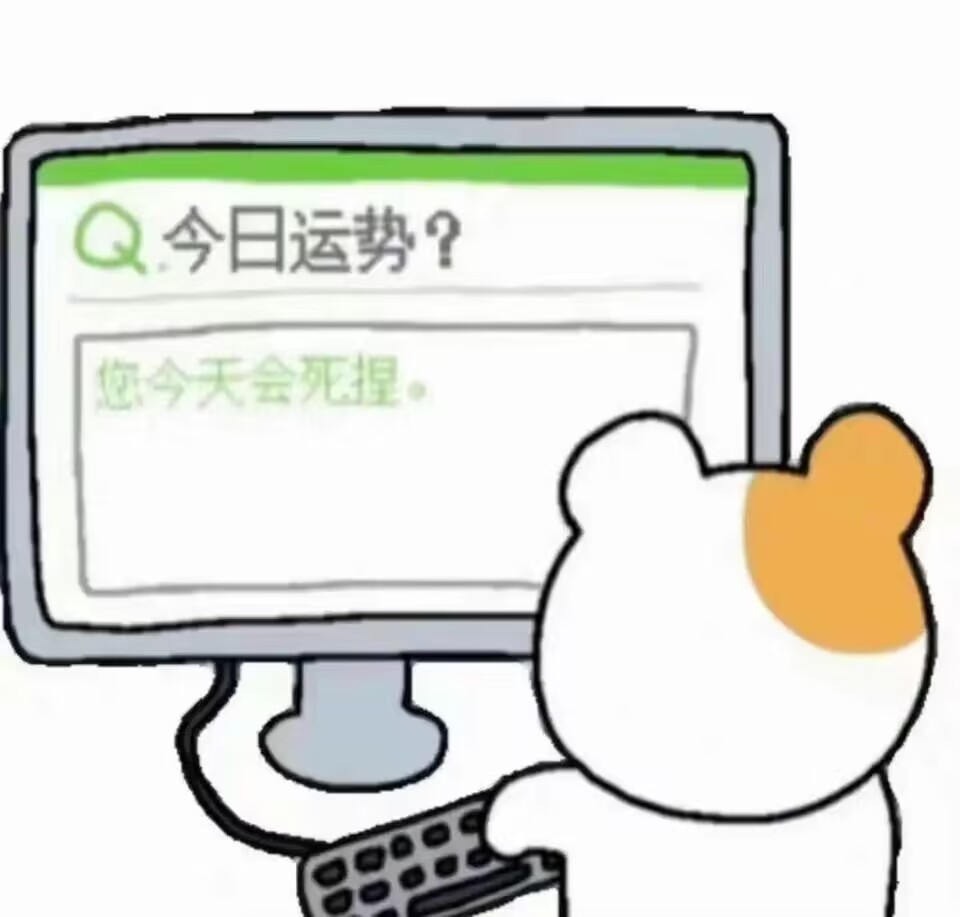
#> input picture test.jpg, 960 x 917 px
$ python two-point.py
#> lines starting #> are read from the running program, lines starting #| are printed output that depends on the picture; after the words box and inside, x2 and y2 are one past the last pixel; in counts of white or black regions, pixels touching at a corner belong together
#> `img = Image.open('test.jpg').convert('YCbCr')`: img: PIL image 960x917 YCbCr; mean of channels 0, 1, 2 219.1, 124.6, 127.9
#> (reads word.txt from the repository)
from scipy.fftpack import dct, idct

from PIL import Image
import numpy as np


#point selection
Point_1 = (6,5)
Point_2 = (5,4)
Point_3 = (5,2)

threshold = 55

_ = bytearray()
_.append(0)
special_char = _.decode("utf-8")

# implement 2D DCT
def dct2(a):
    return dct(dct(a.T, norm='ortho').T, norm='ortho')

# implement 2D IDCT
def idct2(a):
    return idct(idct(a.T, norm='ortho').T, norm='ortho')

# 编码函数
def encodeImg(img, secret_message, method = 'two-point'):

    # 将 JPEG 图像转换为 YCbCr 颜色空间
#> called with method = 'two-point'
    y, cb, cr = img.split()
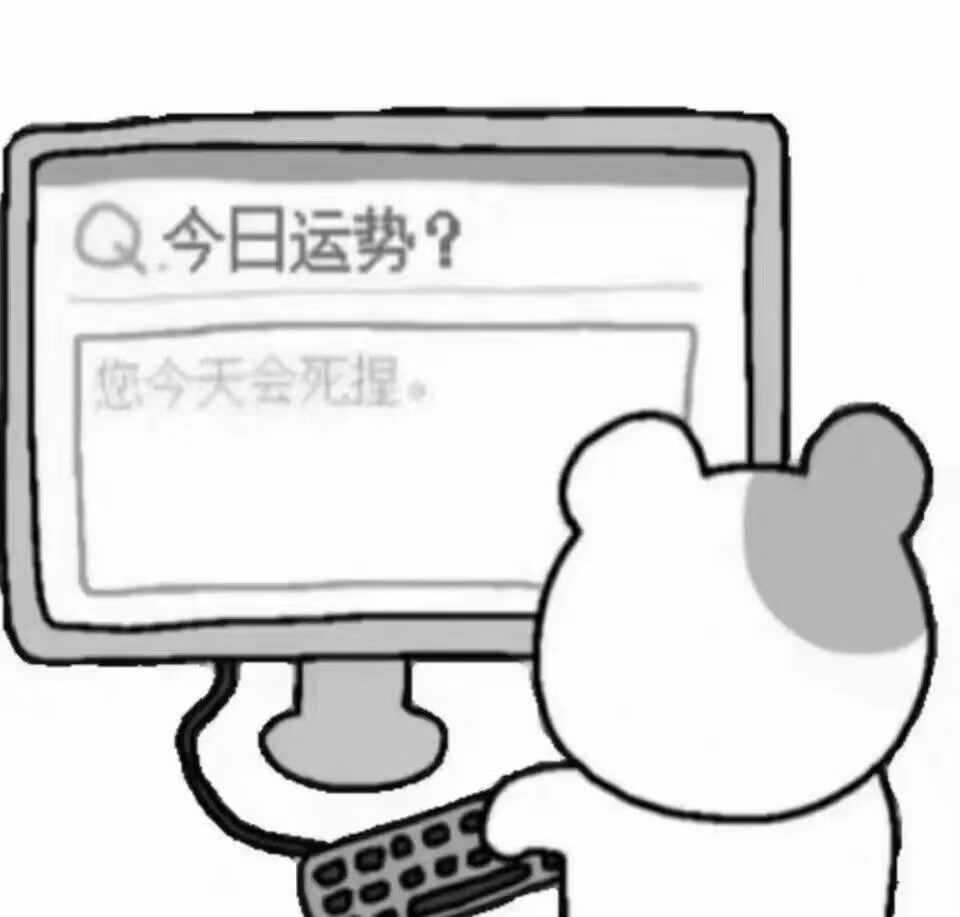
#> y: PIL image 960x917 L; min 0, max 255, mean 219.1
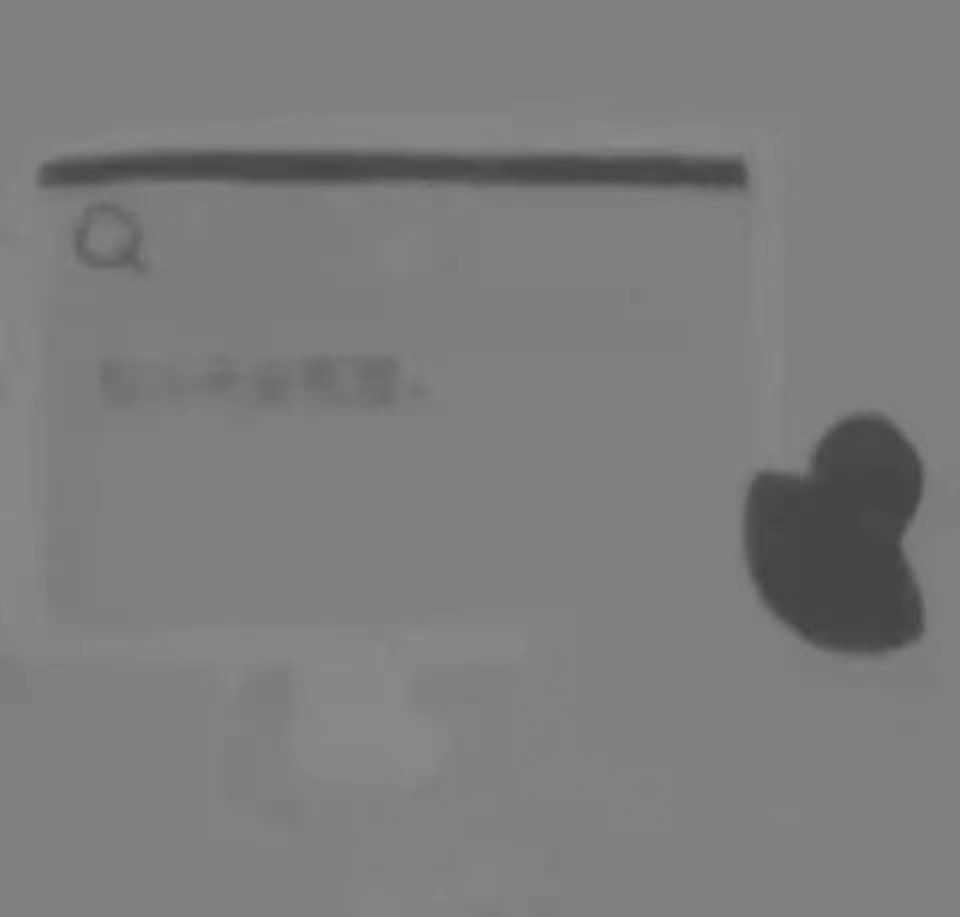
#> cb: PIL image 960x917 L; min 67, max 138, mean 124.6
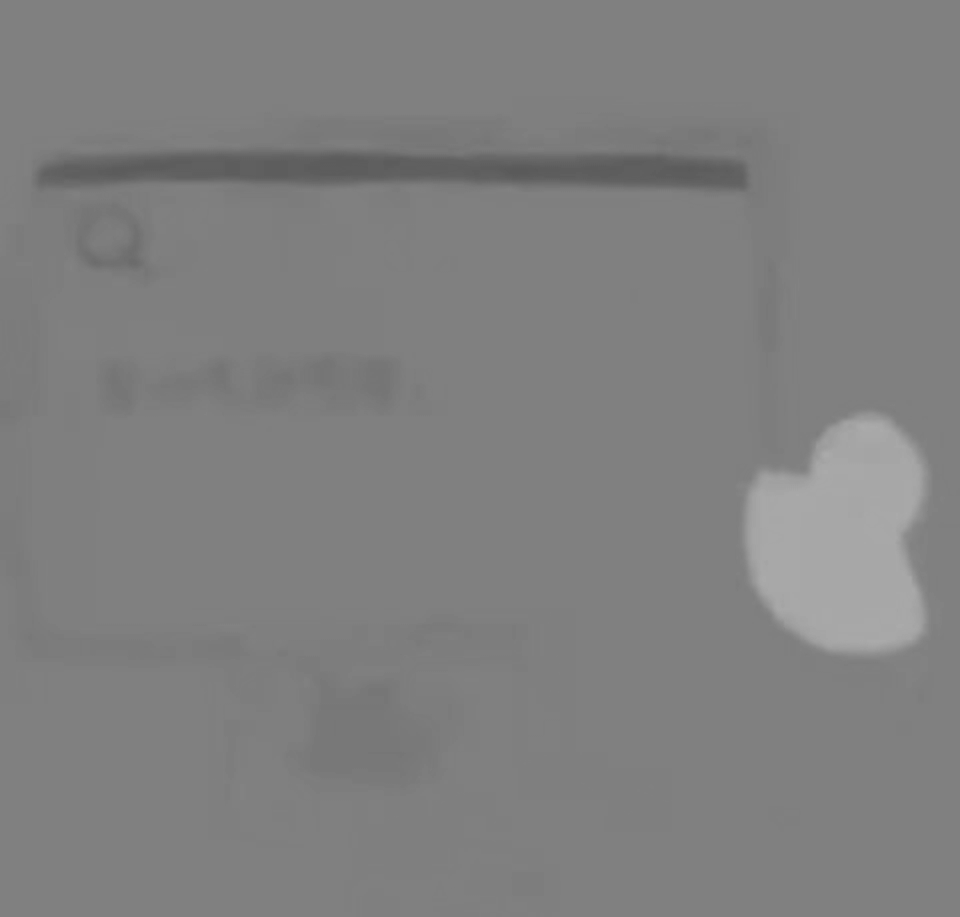
#> cr: PIL image 960x917 L; min 90, max 172, mean 127.9

    # 将 Y 分量转换为 numpy 数组
    y_array = np.array(y, dtype=np.float32)

    # 进行 DCT 变换
    dct_array = np.zeros_like(y_array)
    for i in range(0, y_array.shape[0], 8):
        for j in range(0, y_array.shape[1], 8):
            dct_array[i:i+8, j:j+8] = dct2(y_array[i:i+8, j:j+8])
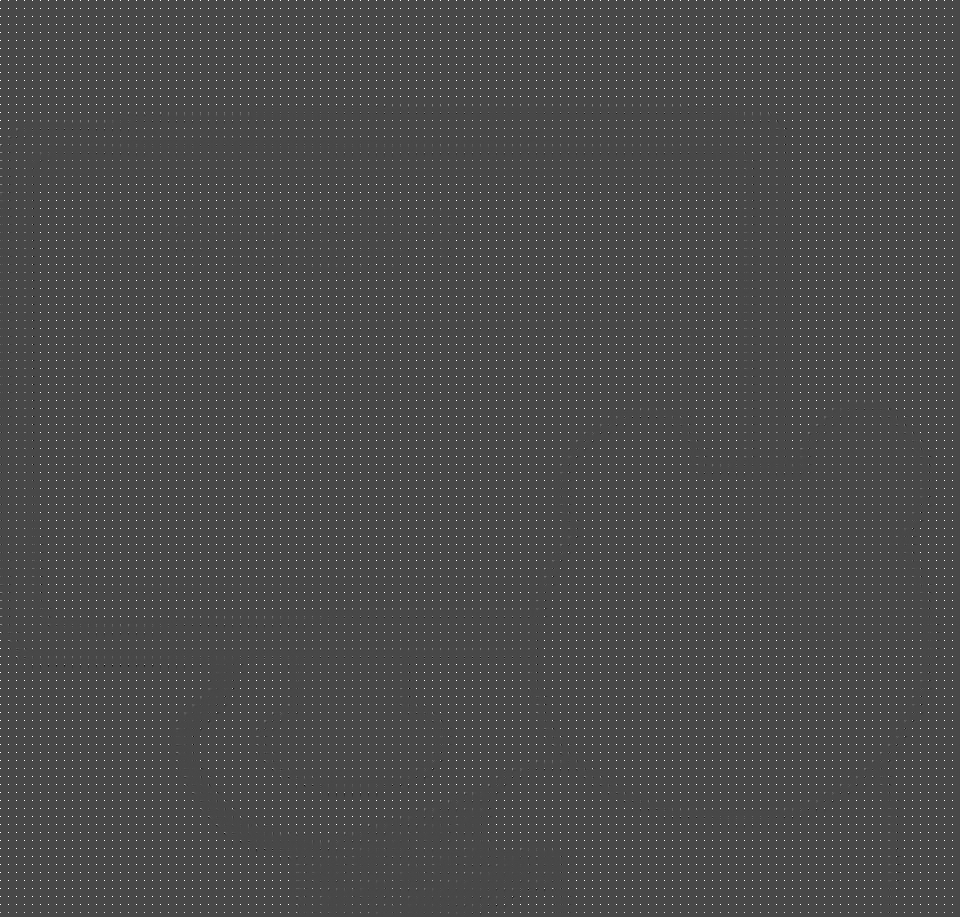
#> dct_array: shape (917, 960) float32; min -800.7, max 2035, mean 27.4; drawn with min black and max white

    # 在 DCT 系数中嵌入信息
    secret_message = secret_message + special_char
    secret_bytes = secret_message.encode('utf-8')
    secret_bits = ''.join(format(byte, '08b') for byte in secret_bytes)
    global bits_a
    bits_a = secret_bits

    for i in range(0, dct_array.shape[0], 8):
        for j in range(0, dct_array.shape[1], 8):
            if len(secret_bits) == 0:
                break
            block = np.round(dct_array[i:i+8, j:j+8])
            #chose different encode with different method
            if(method == 'two-point'):
                if(abs(block[Point_1] - block[Point_2]) < threshold):
                    if(block[Point_1] < block[Point_2]):
                        block[Point_2] += threshold - abs(block[Point_1] - block[Point_2])
                    else:
                        block[Point_1] += threshold - abs(block[Point_1] - block[Point_2])
                if((secret_bits[0] == '1') ^ (block[Point_1] > block[Point_2])):
                    #switch Point_1 and Point_3
                    temp = block[Point_1]
                    block[Point_1] = block[Point_2]
                    block[Point_2] = temp


            dct_array[i:i+8, j:j+8] = block
            secret_bits = secret_bits[1:]
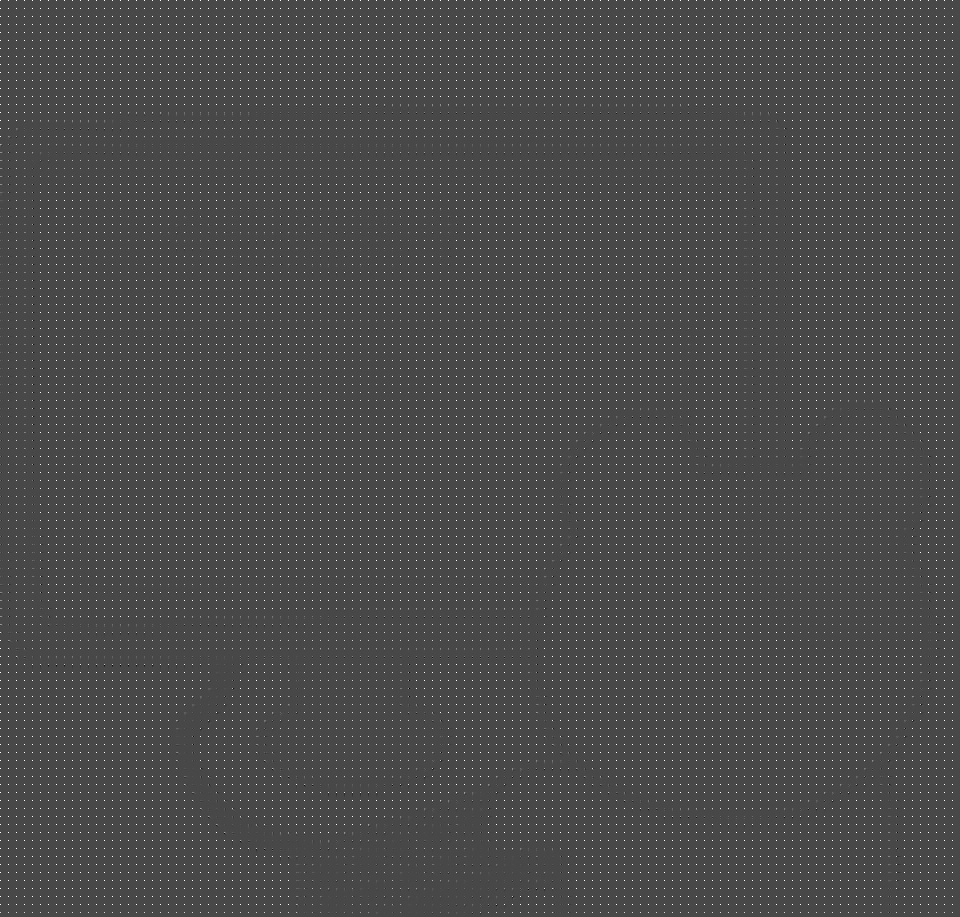
#> dct_array: shape (917, 960) float32; 0.26% of pixels changed, all inside (x1, y1, x2, y2) = (0, 0, 958, 79); drawn with min black and max white
    # 进行 IDCT 反变换
    for i in range(0, y_array.shape[0], 8):
        for j in range(0, y_array.shape[1], 8):
            y_array[i:i+8, j:j+8] = idct2(dct_array[i:i+8, j:j+8])

    # 将 YCbCr 图像合并为 JPEG 图像
    y = Image.fromarray(np.uint8(np.clip(y_array, 0, 255)), mode='L')
    cb = Image.fromarray(np.array(cb), mode='L')
    cr = Image.fromarray(np.array(cr), mode='L')
    out_img = Image.merge('YCbCr', (y, cb, cr))
#> out_img: PIL image 960x917 YCbCr; mean of channels 0, 1, 2 218.2, 124.6, 127.9
#> `encoded_image = Image.open('output.jpg').convert('YCbCr')`: encoded_image: PIL image 960x917 YCbCr; mean of channels 0, 1, 2 217.9, 124.5, 127.8
    return out_img


def decodeImg(img, method = 'two-point'):
#> called with method = 'two-point'
    global bits_b
     # 将 JPEG 图像转换为 YCbCr 颜色空间
    y, cb, cr = img.split()

    # 将 Y 分量转换为 numpy 数组
    y_array = np.array(y, dtype=np.float32)

    # 进行 DCT 变换
    dct_array = np.zeros_like(y_array)
    for i in range(0, y_array.shape[0], 8):
        for j in range(0, y_array.shape[1], 8):
            dct_array[i:i+8, j:j+8] = dct2(y_array[i:i+8, j:j+8])
    # 解码隐写内容
    secret_bits = ''
#> secret_bits = ''
    for i in range(0, dct_array.shape[0], 8):
        for j in range(0, dct_array.shape[1], 8):
            block = (dct_array[i:i+8, j:j+8])
            if dct_array.shape[0] - i < 8 or dct_array.shape[1] - j < 8:
                break
            #chose different encode with different method
            if(method == 'two-point'):
                if(block[Point_1] > block[Point_2]):
                    secret_bits += '1'
                else:
                    secret_bits += '0'
    # 将二进制字符串转换为字节字符串
    bits_b = secret_bits
    secret_bytes = []
    for i in range(0, len(secret_bits), 8):
        secret_bytes.append(int(secret_bits[i:i+8], 2))
#> this loop made 1710 passes
#> i on passes 2 to 4: 8, 16, 24
#> after the loop, secret_bytes = 1710 values, max 254 at index 1325, min 0 at index 141, mean 54.87
#| lyqlyqlyqlyqlyqlyqlyqlyqlyqlyqlyqlyqlyqlyqlyqlyqlyqlyqlyqlyqlyqlyqlyqlyqlyqlyqlyqlyqlyq
#| lyqlyqlyqlyqlyqlyqlyqlyqlyqlyqlyq
#| lyqlyqlyqlyqlyqlyq
    secret_message = bytes(secret_bytes).decode('utf-8', errors='ignore')
    return secret_message[0:secret_message.find(special_char)]

def cal_err_rate(origin, new, len):
#> called with len = 1136
    err_cnt = 0
    for i in range(len):
        if(origin[i] != new[i]):
            err_cnt += 1
    return err_cnt/len


# 加载原始 JPEG 图像
img = Image.open('test.jpg').convert('YCbCr')
# 加载隐写内容
with open("word.txt", "r", encoding="utf-8") as f:
    secret_message = f.read()
# 保存输出 JPEG 图像
out_img = encodeImg(img, secret_message)
out_img.save('output.jpg')


# 加载编码后 JPED 图像
encoded_image = Image.open('output.jpg').convert('YCbCr')
msg = decodeImg(encoded_image)
print(msg)
#write to decode.txt
with open("decode.txt", "w", encoding="utf-8") as f:
    f.write(msg)

print('error rate :', cal_err_rate(bits_a, bits_b, len(bits_a)))
#| error rate : 0.0


# [16 lines of commented-out code are left out]
